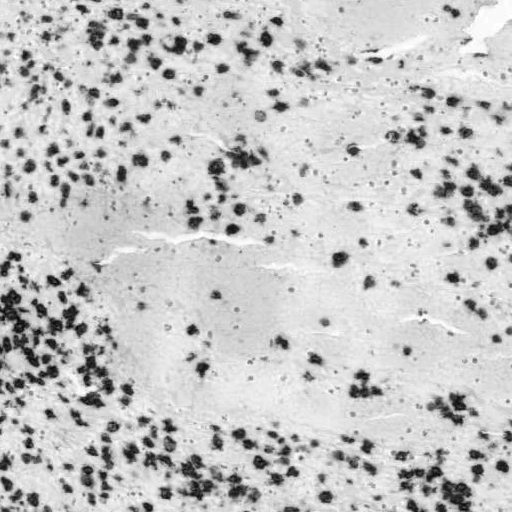
//> input picture imgs/sejtek.png, 512 x 512 px
$ ./main18   (built with g++ and OpenCV 4)
//> lines starting //> are read from the running program, lines starting //| are printed output that depends on the picture; after the words box and inside, x2 and y2 are one past the last pixel; in counts of white or black regions, pixels touching at a corner belong together
#include <iostream>
#include <string>
#include <opencv2/core.hpp>
#include <opencv2/highgui.hpp>
#include <opencv2/imgproc.hpp>

using namespace std;
using namespace cv;

int main() {

	Mat img = imread("./imgs/sejtek.png", IMREAD_GRAYSCALE);
//> img is the input picture: 512 rows x 512 cols, CV_8UC1; min 3, max 255, mean 196.4

	assert(!img.empty());

	Mat dest;
	string ablaknev;

	int ablak_meret = 300;
	int x = 0, y = 0;

	for (int th = 20; th < 255; th += 20) {
		//ablak n�v a k�sz�b megjel�l�s�vel
		ablaknev = "th: " + std::to_string(th);
		//ablak l�trehoz�sa
		namedWindow(ablaknev, WINDOW_NORMAL);
		//k�sz�b�l�s fix hat�rral
		cv::threshold(img, dest, th, 255, THRESH_BINARY_INV);

		imshow(ablaknev, dest);
		resizeWindow(ablaknev, Size(ablak_meret, ablak_meret));
		moveWindow(ablaknev, x, y);

		if (x > 1000) {
			x = 0;
			y += ablak_meret+34; //a fejl�c miatt egy kis plusz
		}
		else {
			x += ablak_meret;
		}
	}
//> this loop made 12 passes
//> pass 1, `cv::threshold(img, dest, th, 255, THRESH_BINARY_INV);`:
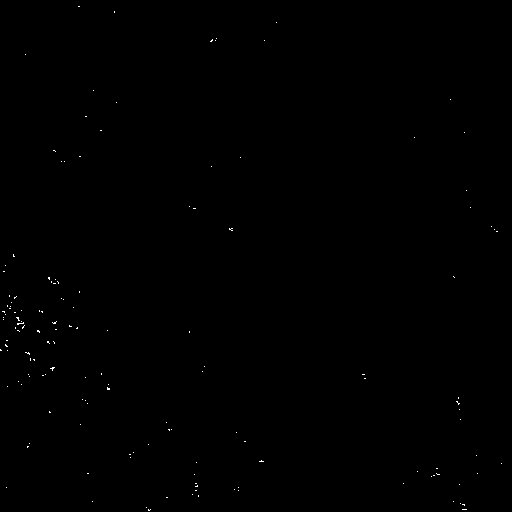
//> dest: 512 rows x 512 cols, CV_8UC1; 0.12% white in thin lines or dots
//> pass 2, `cv::threshold(img, dest, th, 255, THRESH_BINARY_INV);`:
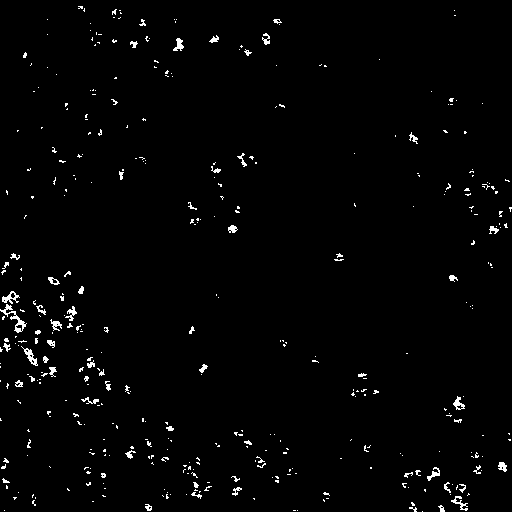
//> dest: 512 rows x 512 cols, CV_8UC1; 1.6% white in thin lines or dots
//> pass 3, `cv::threshold(img, dest, th, 255, THRESH_BINARY_INV);`:
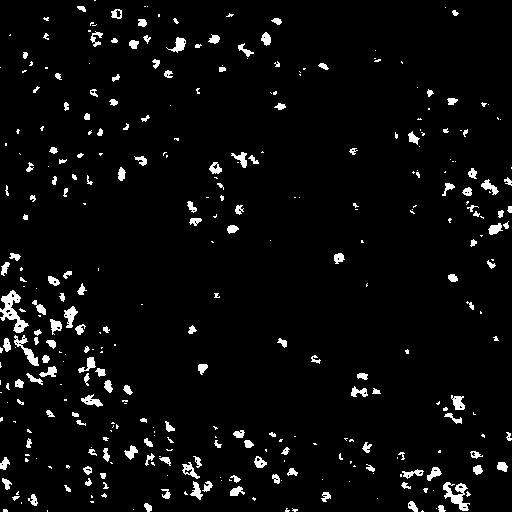
//> dest: 512 rows x 512 cols, CV_8UC1; 4.2% white; 346 white regions (181 under 20 px), largest, box (x1, y1, x2, y2) and area: (0, 290, 29, 333) 478, (443, 482, 470, 511) 347, (14, 335, 39, 366) 234
//> after the loop:
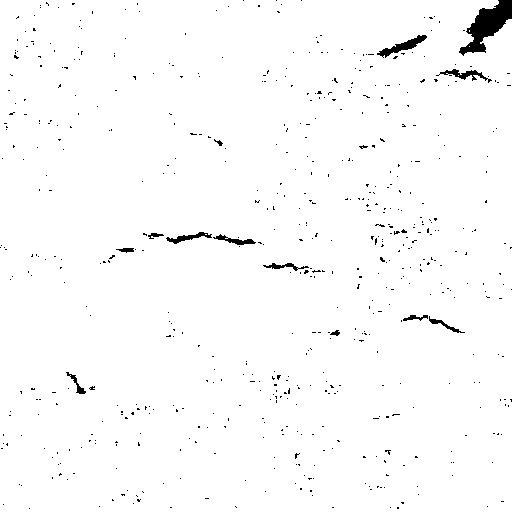
//> dest: 512 rows x 512 cols, CV_8UC1; 98.3% white; 594 black regions (581 under 20 px), largest, box (x1, y1, x2, y2) and area: (459, 0, 512, 56) 1281, (377, 35, 427, 58) 348, (436, 69, 492, 83) 233
//> after the loop, x = 600; y = 668

	waitKey(0);
	destroyAllWindows();


	return 0;
}

$ run again, with imgs/annotalt_sejt.png copied over imgs/sejtek.png
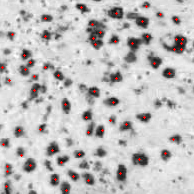
//> input picture imgs/annotalt_sejt.png, 194 x 194 px
//> the loop `for (int th = 20; th < 255; th += 20)` made 12 passes
//> pass 1, `cv::threshold(img, dest, th, 255, THRESH_BINARY_INV);`:
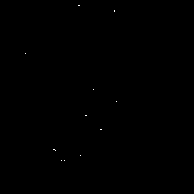
//> dest: 194 rows x 194 cols, CV_8UC1; 0.05% white in thin lines or dots, all inside (x1, y1, x2, y2) = (25, 5, 117, 161)
//> after the loop `for (int th = 20; th < 255; th += 20)`:
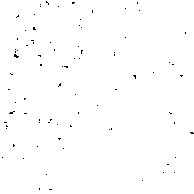
//> dest: 194 rows x 194 cols, CV_8UC1; 99.5% white; black in thin lines or dots
//> after the loop `for (int th = 20; th < 255; th += 20)`: x = 600; y = 668
